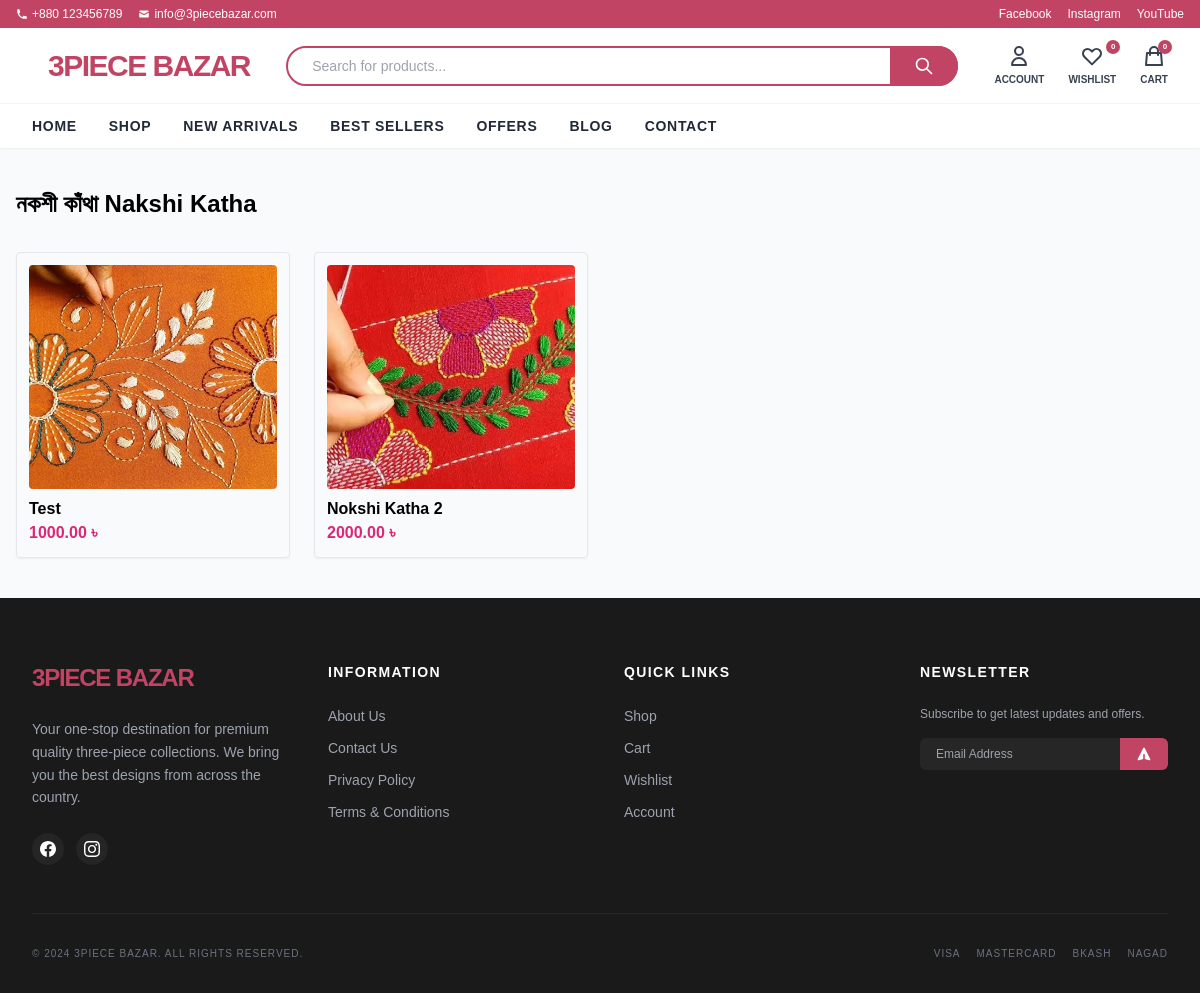
/catalog/category/nakshi-katha/, run on the app's committed database.
### apps/catalog/models.py (models this page shows, shortened)
class Category(models.Model):
    name = models.CharField(max_length=200)
    slug = models.SlugField(unique=True)

class Product(models.Model):
    name = models.CharField(max_length=255)
    slug = models.SlugField(unique=True)
    category = models.ForeignKey(Category, on_delete=models.CASCADE)
    description = models.TextField()
    price = models.DecimalField(max_digits=10, decimal_places=2)
    image = models.ImageField(upload_to="products/", blank=True)
    is_active = models.BooleanField(default=True)
    is_featured = models.BooleanField(default=False)
    is_best_seller = models.BooleanField(default=False)
    is_trending = models.BooleanField(default=False)
    created_at = models.DateTimeField(auto_now_add=True)

### apps/catalog/views.py (the view)
# urls.py: path('category/<slug:slug>/', views.category_products, name='category_products'),
def category_products(request, slug):
    category = get_object_or_404(Category, slug=slug)
    products = Product.objects.filter(category=category)
    return render(request, "catalog/category_products.html", {
        "category": category,
        "products": products
    })

### apps/catalog/templates/catalog/category_products.html
{% extends "base.html" %}
{% block content %}
<div class="max-w-7xl mx-auto px-4 py-10">
<h1 class="text-2xl font-bold mb-8">
{{ category.name }}
</h1>
<div class="grid grid-cols-2 md:grid-cols-4 gap-6">
{% for product in products %}
<div class="border rounded shadow-sm hover:shadow-md p-3">
<a href="{% url 'catalog:product_detail' product.slug %}">
{% if product.image %}
<img src="{{product.image.url}}" class="w-full h-56 object-cover rounded">
{% else %}
<img src="https://picsum.photos/seed/{{product.slug}}/400/400">
{% endif %}
<h4 class="mt-2 font-semibold">
{{product.name}}
</h4>
<p class="text-pink-600 font-bold">
{{product.price}} ৳
</p>
</a>
</div>
{% endfor %}
</div>
</div>
{% endblock %}

### static/css/style.css (style rules this page uses)
body { font-family: Arial; margin:0; }

### data on the page
Category: name "নকশী কাঁথা Nakshi Katha"
Product: image (picture), name "Test", price "1000.00"
Product: image (picture), name "Nokshi Katha 2", price "2000.00"
